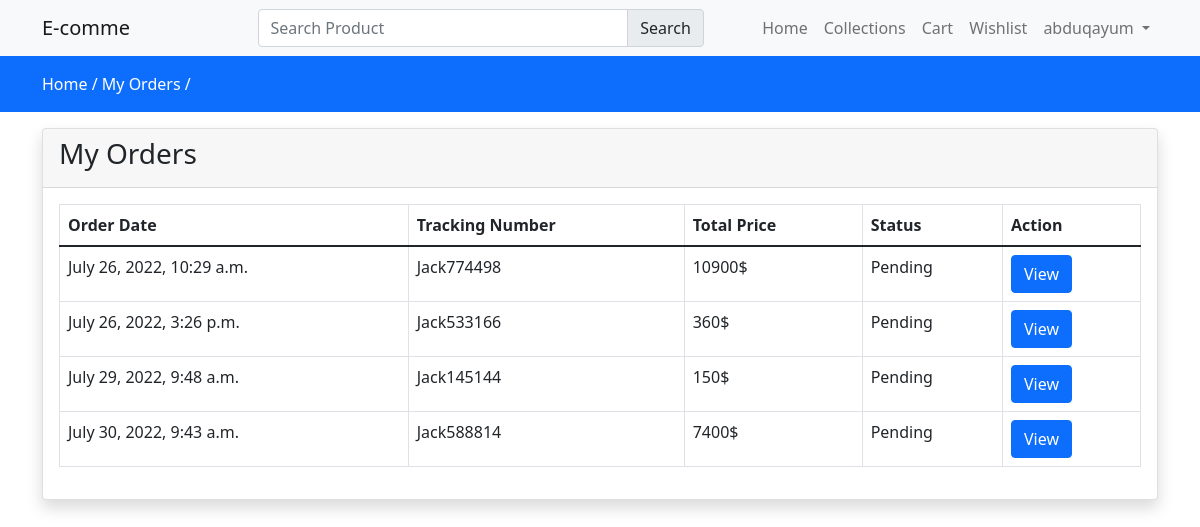
The page /my-orders (signed in) on the database as committed earlier.
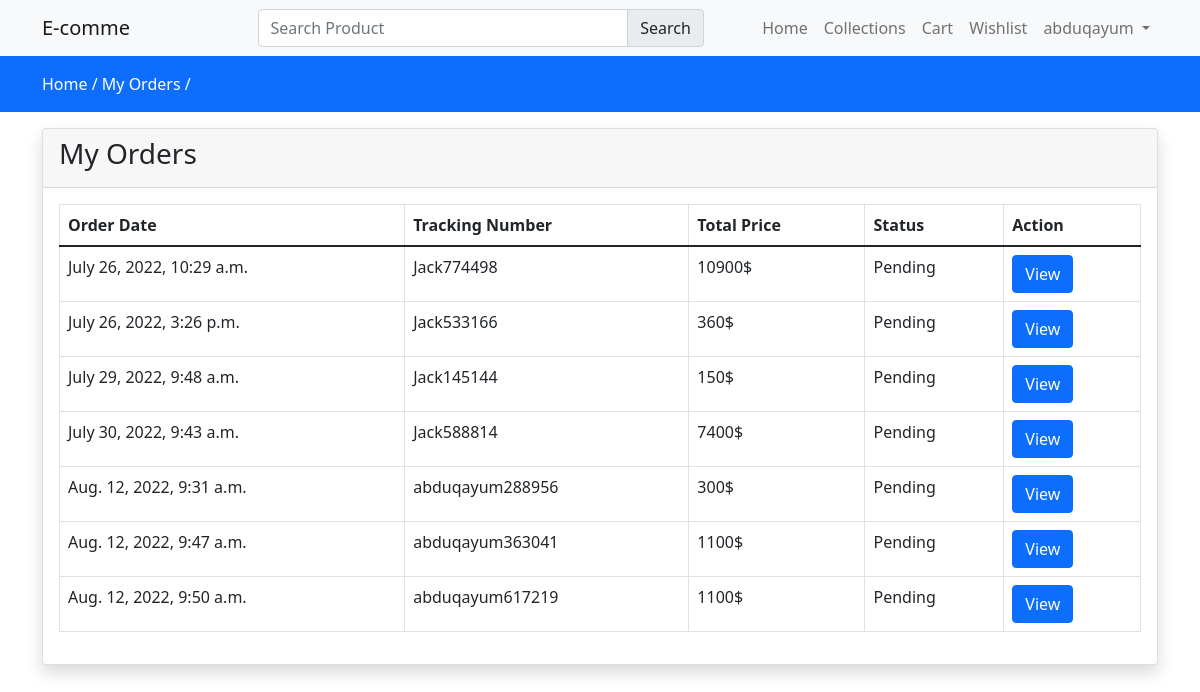
The same page on the database as committed later.
### store/models.py (models this page shows, shortened)
class Order(models.Model):
    user = models.ForeignKey(User, on_delete=models.CASCADE)
    fname = models.CharField(max_length=150, null=False)
    lname = models.CharField(max_length=150, null=False)
    email = models.EmailField(max_length=150, null=False)
    phone = models.CharField(max_length=150, null=False)
    address = models.TextField(null=False)
    city = models.CharField(max_length=150, null=False)
    state = models.CharField(max_length=150, null=False)
    country = models.CharField(max_length=150, null=False)
    pincode = models.CharField(max_length=150, null=False)
    total_price = models.FloatField(null=False)
    payment_mode = models.CharField(max_length=150, null=False)
    payment_id = models.CharField(max_length=250, null=True)
    orderstatuser = (
        ("Pending", "Pending"),
        ("Out for Shipping", "Out for Shipping"),
        ("Completed", "Completed")
    )
    status = models.CharField(max_length=150, choices=orderstatuser, default="Pending")
    message = models.TextField(null=True)
    tracking_no = models.CharField(max_length=150, null=True)
    created_at = models.DateTimeField(auto_now_add=True)
    updated_at = models.DateTimeField(auto_now=True)

### store/controller/order.py (the view)
# urls.py: path("my-orders", order.index, name="myorders"),
@login_required(login_url="login")
def index(request):
    orders = Order.objects.filter(user=request.user)
    data = {
        "orders": orders
    }
    return render(request, "store/orders/index.html", data)

### store/templates/store/orders/index.html
{% extends 'store/layouts/main.html' %}
{% block content %}
<div class="py-3 bg-primary">
    <div class="container">
        <a class="text-white" href="{% url 'home' %}"> Home / </a>
        <a class="text-white" href="{% url 'myorders' %}"> My Orders /</a>
    </div>
</div>
{% if orders %}
    <div class="container mt-3">
            <div class="row">
                <div class="col-md-12">
                    <div class="card shadow">
                        <div class="card-header">
                            <h3>My Orders</h3>
                        </div>
                        <div class="card-body">
                            <table class="table table-bordered">
                                <thead>
                                    <tr>
                                        <th>Order Date</th>
                                        <th>Tracking Number</th>
                                        <th>Total Price</th>
                                        <th>Status</th>
                                        <th>Action</th>
                                    </tr>
                                </thead>
                                <tbody>
                                    {% for order in orders %}
                                        <tr>
                                            <td>{{ order.created_at}}</td>
                                            <td>{{ order.tracking_no}}</td>
                                            <td>{{ order.total_price|stringformat:'d'}}$</td>
                                            <td>{{ order.status}}</td>
                                            <td>
                                                <a href="{% url  'orderview' order.tracking_no %}" class="btn btn-primary">View</a>
                                            </td>
                                        </tr>
                                    {% endfor %}
                                </tbody>
                            </table>
                        </div>
                    </div>
                </div>
            </div>
    </div>
{% else %}
    You Don't have any orders
{% endif %}
{% endblock content %}

Rows that differ between the two databases and show on the page:
added Order: created_at "Aug. 12, 2022, 9:31 a.m.", tracking_no "abduqayum288956", total_price "300", status "Pending"
added Order: created_at "Aug. 12, 2022, 9:47 a.m.", tracking_no "abduqayum363041", total_price "1100", status "Pending"
added Order: created_at "Aug. 12, 2022, 9:50 a.m.", tracking_no "abduqayum617219", total_price "1100", status "Pending"
